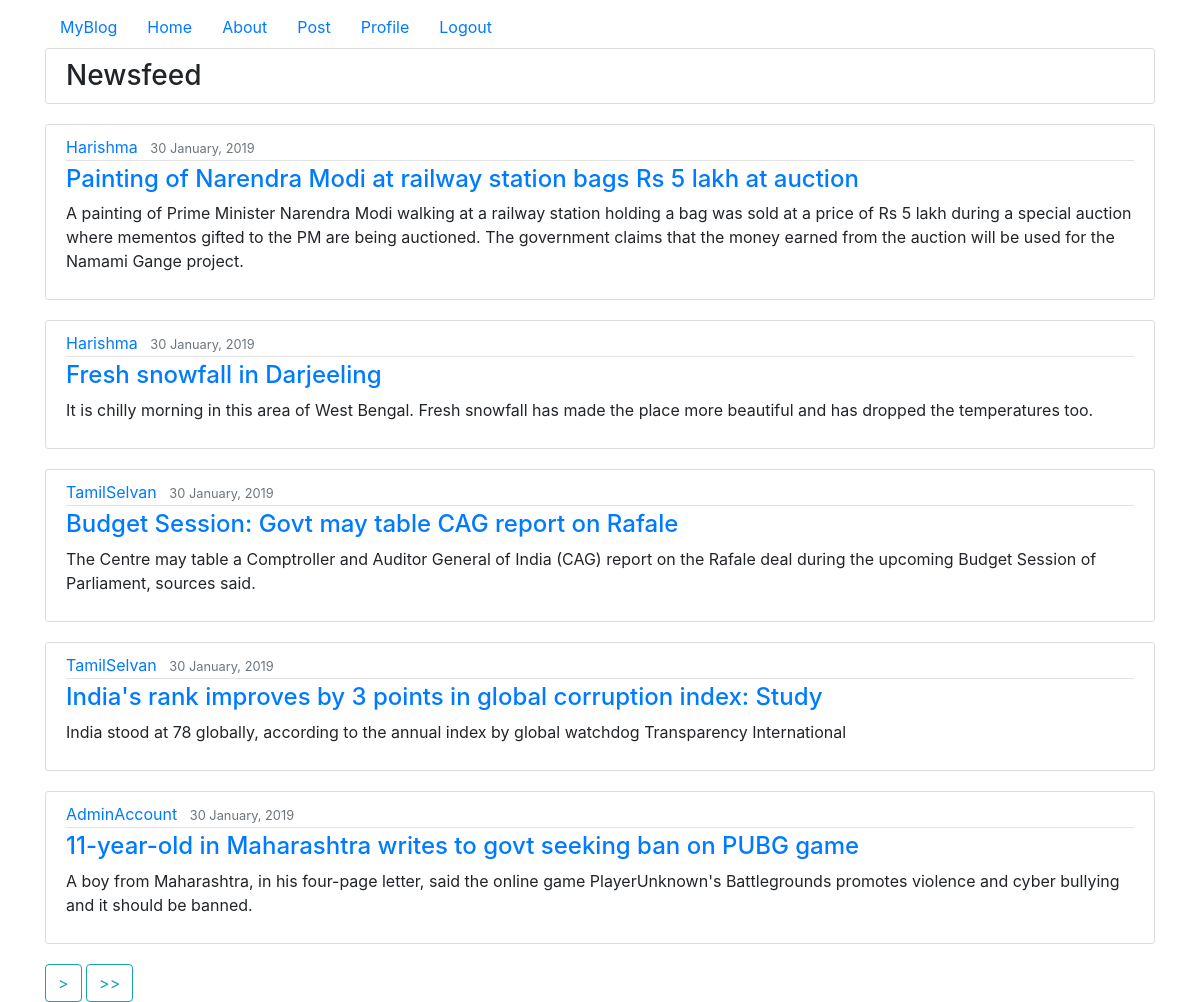
The app's page / (signed in) with its own data.
### myblog/models.py (models this page shows, shortened)
class Post(models.Model):
    title = models.CharField(max_length=100)
    content = models.TextField()
    posted_date = models.DateTimeField(default=timezone.now)
    author = models.ForeignKey(User, on_delete=models.CASCADE)
    class Meta:
        ordering = ['-posted_date']

### myblog/views.py (the view)
# urls.py: path('', PostListView.as_view(), name='myblog'),
class PostListView(LoginRequiredMixin, ListView):
    model = Post
    template_name = 'myblog/home.html'
    context_object_name = 'posts'
    ordering = ['-posted_date']
    paginate_by = 5

### myblog/templates/myblog/home.html (shortened to what this page needs)
{% extends "myblog/base.html" %}
{% block content %}
<h3 class="content-section">Newsfeed</h3>
{% for post in posts %}
<article class="media content-section">
    <div class="media-body">
        <div class="article-metadata ">
            <a class="mr-2" href="#">{{post.author.username}} </a>
            <small class="text-muted">{{post.posted_date |date:"d F, Y"}}</small>
        </div>
        <h4 class="article-content" ><a href="{% url 'post-detail' post.id %}">{{post.title}}</a></h4>
        <p class="article-content"> {{post.content}}</p>
    </div>
</article>
{% endfor %}
{% if is_paginated %}
    {% if page_obj.has_next %}
        <a class="btn btn-outline-info" href="?page={{ page_obj.next_page_number }}">></a>
        <a class="btn btn-outline-info" href="?page={{ page_obj.paginator.num_pages }}">>></a>
    {% endif %}
{% endif %}
{% endblock %}

### myblog/templates/myblog/base.html (shortened to what this page needs)
{% load static %}
<!doctype html>
<html lang="en">
<head>
    <link rel="stylesheet" type="text/css" href="{% static 'myblog/main.css' %}">
    <link rel="stylesheet" href="https://maxcdn.bootstrapcdn.com/bootstrap/4.0.0/css/bootstrap.min.css"
>
</head>
<body>
<div class="container">
    <a class="nav-link1" href="/">MyBlog</a>
    <a class="nav-link1" href="/">Home</a>
    <a class="nav-link1" href="{% url 'myblog-about' %}">About</a>
    {% if user.is_authenticated %}
    <a class="nav-link1" href="{% url 'post-create' %}">Post</a>
    <a class="nav-link1" href="{% url 'profile' %}">Profile</a>
    <a class="nav-link1" href="{% url 'logout' %}">Logout</a>
    {% else %}
    <a class="nav-link1" href="{% url 'login' %}">Login</a>
    <a class="nav-link1" href="{% url 'register' %}">Register</a>
    {% endif %}
</div>
<br><br>
<div class="container">
    {% block content%}
    {% endblock %}
</div>
</body>
</html>

### myblog/static/myblog/main.css (style rules this page uses)
body { background: #fafafa; color: #333333; margin-top: 5rem; }
.nav-link1 { float:left; margin: 15px; display: inline; }
h1, h2, h3, h4, h5, h6 { color: #444444; }
.content-section { background: #ffffff; padding: 10px 20px; border: 1px solid #dddddd; border-radius: 3px; margin-bottom: 20px; }
.article-content { white-space: pre-line; }
.article-metadata { padding-bottom: 1px; margin-bottom: 4px; border-bottom: 1px solid #e3e3e3 }

### records on screen
Post: author.username "Harishma", posted_date "30 January, 2019", title "Painting of Narendra Modi at railway station bags Rs 5 lakh at auction", content "A painting of Prime Minister Narendra Modi walking at a railway station holding a bag was sold at a price of Rs 5 lakh during a special auction where mementos gifted to the PM are being auctioned. The government claims that the money earned from the auction will be used for the Namami Gange project."
Post: author.username "Harishma", posted_date "30 January, 2019", title "Fresh snowfall in Darjeeling", content "It is chilly morning in this area of West Bengal. Fresh snowfall has made the place more beautiful and has dropped the temperatures too."
Post: author.username "TamilSelvan", posted_date "30 January, 2019", title "Budget Session: Govt may table CAG report on Rafale", content "The Centre may table a Comptroller and Auditor General of India (CAG) report on the Rafale deal during the upcoming Budget Session of Parliament, sources said."
Post: author.username "TamilSelvan", posted_date "30 January, 2019", title "India's rank improves by 3 points in global corruption index: Study", content "India stood at 78 globally, according to the annual index by global watchdog Transparency International"
Post: author.username "AdminAccount", posted_date "30 January, 2019", title "11-year-old in Maharashtra writes to govt seeking ban on PUBG game", content "A boy from Maharashtra, in his four-page letter, said the online game PlayerUnknown's Battlegrounds promotes violence and cyber bullying and it should be banned."
